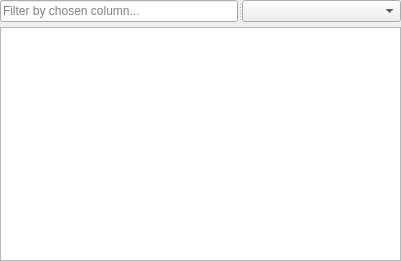
<?xml version="1.0" encoding="UTF-8"?>
<ui version="4.0">
 <class>FilteredFrame</class>
 <widget class="QFrame" name="Frame">
   <property name="geometry">
    <rect>
     <x>20</x>
     <y>20</y>
     <width>401</width>
     <height>261</height>
    </rect>
   </property>
   <layout class="QVBoxLayout" name="mainLayout">
    <property name="spacing">
     <number>5</number>
    </property>
    <property name="margin">
     <number>0</number>
    </property>
    <item>
     <widget class="QSplitter" name="mainSplitter">
      <property name="sizePolicy">
       <sizepolicy hsizetype="Expanding" vsizetype="Maximum">
        <horstretch>0</horstretch>
        <verstretch>0</verstretch>
       </sizepolicy>
      </property>
      <property name="orientation">
       <enum>Qt::Horizontal</enum>
      </property>
      <widget class="QLineEdit" name="filterEdit">
       <property name="placeholderText">
        <string>Filter by chosen column...</string>
       </property>
      </widget>
      <widget class="QComboBox" name="filterCombo"/>
     </widget>
    </item>
    <item>
     <widget class="FollowableOffsetedView" name="followableView"/>
    </item>
   </layout>
 </widget>
 <customwidgets>
  <customwidget>
   <class>FollowableOffsetedView</class>
   <extends>QTableView</extends>
   <header>FollowableOffsetedView.h</header>
  </customwidget>
 </customwidgets>
 <resources/>
 <connections/>
</ui>
